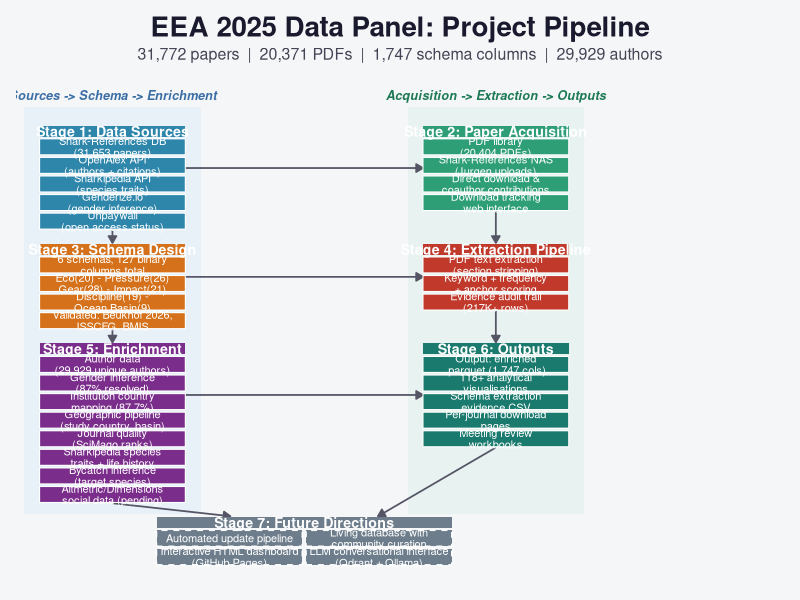
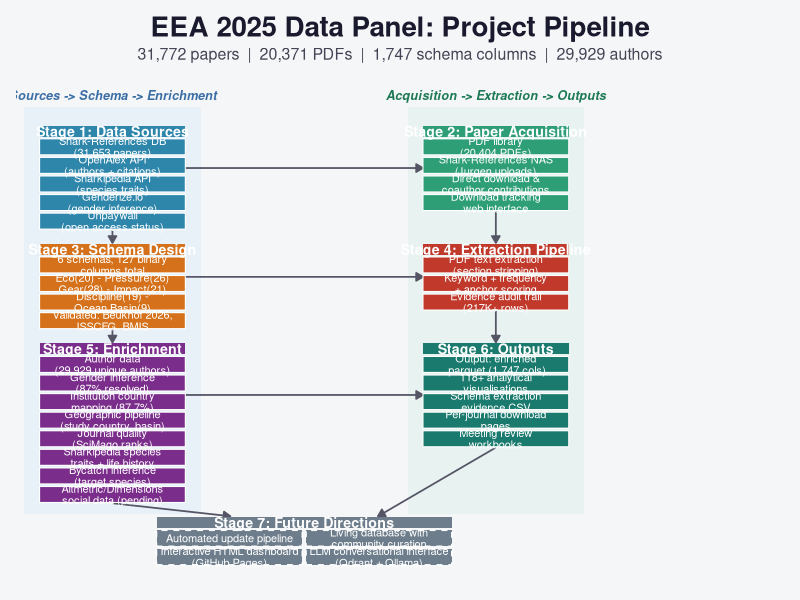

The R source for these figures, in order:
## viz_pipeline_diagram.R
## EEA 2025 Data Panel — Project Pipeline Diagram
## Pure ggplot2 implementation using geom_rect, geom_segment, geom_text
## Output: outputs/figures/pipeline_diagram.{png,pdf}

library(ggplot2)

## -- Colour palette -----------------------------------------------------------
COL_SOURCE  <- "#2E86AB"   # blue       Stage 1: Data Sources
COL_ACQUIRE <- "#2E9E77"   # green      Stage 2: Paper Acquisition
COL_SCHEMA  <- "#D4711A"   # orange     Stage 3: Schema Design
COL_EXTRACT <- "#C0392B"   # red        Stage 4: Extraction Pipeline
COL_ENRICH  <- "#7B2D8B"   # purple     Stage 5: Enrichment
COL_OUTPUT  <- "#1A7A6E"   # teal       Stage 6: Outputs
COL_FUTURE  <- "#6D7D8B"   # slate-grey Stage 7: Future

COL_BG      <- "#F5F6F8"

## -- Layout constants ---------------------------------------------------------
BOX_W     <- 3.8   # box width
BOX_H     <- 0.60  # box height (each item)
BOX_VGAP  <- 0.10  # vertical gap between item boxes
HDR_H     <- 0.42  # stage header block height
STAGE_GAP <- 0.08  # gap between header bottom and first item (shrunk per tweak 4)
COL_GAP   <- 0.55  # space above stage N header (grown per tweak 4)

X_L <- 0.6          # left column x start
X_R <- 10.6         # right column x start
TOP <- 21.2         # y of top of Stage 1 & 2 header tops

## -- Helper: build item boxes for one stage -----------------------------------
make_boxes <- function(stage_id, x_left, y_hdr_top, items, fill_col) {
  n <- length(items)
  item_tops <- y_hdr_top - HDR_H - STAGE_GAP -
    (seq_len(n) - 1) * (BOX_H + BOX_VGAP)
  data.frame(
    stage = stage_id,
    label = items,
    xmin  = x_left,
    xmax  = x_left + BOX_W,
    ymin  = item_tops - BOX_H,
    ymax  = item_tops,
    xctr  = x_left + BOX_W / 2,
    yctr  = item_tops - BOX_H / 2,
    fill  = fill_col,
    stringsAsFactors = FALSE
  )
}

## Stage total height (header + items)
stage_total_h <- function(n_items) {
  HDR_H + STAGE_GAP + n_items * BOX_H + (n_items - 1) * BOX_VGAP
}

## -- Stage y_hdr_top values ---------------------------------------------------
N1 <- 5; N2 <- 4; N3 <- 4; N4 <- 3; N5 <- 8; N6 <- 5

yt1 <- TOP
yt2 <- TOP
yt3 <- yt1 - stage_total_h(N1) - COL_GAP
yt4 <- yt3                                  # Stage 4 aligned with Stage 3
yt5 <- yt3 - stage_total_h(N3) - COL_GAP
yt6 <- yt5                                  # Stage 6 aligned with Stage 5
## Stage 7 starts below the lower of stages 5 and 6
yt7 <- min(yt5 - stage_total_h(N5), yt6 - stage_total_h(N6)) - COL_GAP

## -- Stage 1: Data Sources ----------------------------------------------------
s1 <- make_boxes(1, X_L, yt1,
  c("Shark-References DB\n(31,653 papers)",
    "OpenAlex API\n(authors + citations)",
    "Sharkipedia API\n(species traits)",
    "Genderize.io\n(gender inference)",
    "Unpaywall\n(open access status)"),
  COL_SOURCE)

## -- Stage 2: Paper Acquisition -----------------------------------------------
s2 <- make_boxes(2, X_R, yt2,
  c("PDF library\n(20,404 PDFs)",
    "Shark-References NAS\n(Jurgen uploads)",
    "Direct download &\ncoauthor contributions",
    "Download tracking\nweb interface"),
  COL_ACQUIRE)

## -- Stage 3: Schema Design ---------------------------------------------------
s3 <- make_boxes(3, X_L, yt3,
  c("6 schemas, 127 binary\ncolumns total",
    "Eco(20) - Pressure(26)\nGear(28) - Impact(21)",
    "Discipline(19) -\nOcean Basin(9)",
    "Validated: Beukhof 2026,\nISSCFG, BMIS"),
  COL_SCHEMA)

## -- Stage 4: Extraction Pipeline (3 items, tweak 3) --------------------------
s4 <- make_boxes(4, X_R, yt4,
  c("PDF text extraction\n(section stripping)",
    "Keyword + frequency\n+ anchor scoring",
    "Evidence audit trail\n(217K+ rows)"),
  COL_EXTRACT)

## -- Stage 5: Enrichment (6 items, tweak 1 adds Altmetric) --------------------
s5 <- make_boxes(5, X_L, yt5,
  c("Author data\n(29,929 unique authors)",
    "Gender inference\n(87% resolved)",
    "Institution country\nmapping (87.7%)",
    "Geographic pipeline\n(study country, basin)",
    "Journal quality\n(SciMago ranks)",
    "Sharkipedia species\ntraits + life history",
    "Bycatch inference\n(target species)",
    "Altmetric/Dimensions\nsocial data (pending)"),
  COL_ENRICH)

## -- Stage 6: Outputs (5 items, tweak 2+3: moved parquet here, 118+) ----------
s6 <- make_boxes(6, X_R, yt6,
  c("Output: enriched\n.parquet (1,747 cols)",
    "118+ analytical\nvisualisations",
    "Schema extraction\nevidence CSV",
    "Per-journal download\npages",
    "Meeting review\nworkbooks"),
  COL_OUTPUT)

## -- Stage 7: Future Directions (2x2 layout, tweaks 6+8) ---------------------
## Tweak 6: normal width, centred
## Tweak 8: 2x2 layout with equal horizontal and vertical spacing

s7_vgap  <- BOX_VGAP           # vertical gap between rows (same as elsewhere)
s7_hgap  <- BOX_VGAP           # horizontal gap = vertical gap (tweak 8)
s7_bw    <- BOX_W              # same box width as other stages
s7_total_w <- 2 * s7_bw + s7_hgap
s7_x_centre <- (X_L + X_R + BOX_W) / 2
s7_x_left  <- s7_x_centre - s7_total_w / 2
s7_x_right <- s7_x_left + s7_bw + s7_hgap

yt7_item_top <- yt7 - HDR_H - STAGE_GAP

s7_items <- c(
  "Automated update pipeline",
  "Living database with\ncommunity curation",
  "Interactive HTML dashboard\n(GitHub Pages)",
  "LLM conversational interface\n(Qdrant + Ollama)"
)

## Row 1: items 1 (left) and 2 (right)
## Row 2: items 3 (left) and 4 (right)
s7 <- data.frame(
  stage = 7L,
  label = s7_items,
  xmin  = c(s7_x_left, s7_x_right, s7_x_left, s7_x_right),
  xmax  = c(s7_x_left + s7_bw, s7_x_right + s7_bw,
            s7_x_left + s7_bw, s7_x_right + s7_bw),
  ymin  = c(yt7_item_top - BOX_H,
            yt7_item_top - BOX_H,
            yt7_item_top - 2 * BOX_H - s7_vgap,
            yt7_item_top - 2 * BOX_H - s7_vgap),
  ymax  = c(yt7_item_top,
            yt7_item_top,
            yt7_item_top - BOX_H - s7_vgap,
            yt7_item_top - BOX_H - s7_vgap),
  fill  = COL_FUTURE,
  stringsAsFactors = FALSE
)
s7$xctr <- (s7$xmin + s7$xmax) / 2
s7$yctr <- (s7$ymin + s7$ymax) / 2

## Combine all boxes
all_boxes <- rbind(s1, s2, s3, s4, s5, s6, s7)

## -- Stage headers ------------------------------------------------------------
hdr_solo <- data.frame(
  label = c("Stage 1: Data Sources",
            "Stage 2: Paper Acquisition",
            "Stage 3: Schema Design",
            "Stage 4: Extraction Pipeline",
            "Stage 5: Enrichment",
            "Stage 6: Outputs"),
  xmin  = c(X_L, X_R, X_L, X_R, X_L, X_R),
  xmax  = c(X_L, X_R, X_L, X_R, X_L, X_R) + BOX_W,
  ymin  = c(yt1, yt2, yt3, yt4, yt5, yt6) - HDR_H,
  ymax  = c(yt1, yt2, yt3, yt4, yt5, yt6),
  xctr  = c(X_L, X_R, X_L, X_R, X_L, X_R) + BOX_W / 2,
  yctr  = c(yt1, yt2, yt3, yt4, yt5, yt6) - HDR_H / 2,
  fill  = c(COL_SOURCE, COL_ACQUIRE, COL_SCHEMA,
            COL_EXTRACT, COL_ENRICH, COL_OUTPUT),
  stringsAsFactors = FALSE
)

## Stage 7 header: normal width, centred (tweak 6)
hdr_s7 <- data.frame(
  label = "Stage 7: Future Directions",
  xmin  = s7_x_left,
  xmax  = s7_x_right + s7_bw,
  ymin  = yt7 - HDR_H,
  ymax  = yt7,
  xctr  = s7_x_centre,
  yctr  = yt7 - HDR_H / 2,
  fill  = COL_FUTURE,
  stringsAsFactors = FALSE
)

## -- Arrows -------------------------------------------------------------------
## Tweak 4: vertical arrows go to the STAGE HEADER box, not to first item
## Tweak 5: S5 & S6 arrows go to the Stage 7 header box

x_l_mid <- X_L + BOX_W / 2
x_r_mid <- X_R + BOX_W / 2

## Vertical midpoints of each stage (header + items combined)
s1_vmid <- (yt1 + min(s1$ymin)) / 2
s2_vmid <- (yt2 + min(s2$ymin)) / 2
s3_vmid <- (yt3 + min(s3$ymin)) / 2
s4_vmid <- (yt4 + min(s4$ymin)) / 2
s5_vmid <- (yt5 + min(s5$ymin)) / 2
s6_vmid <- (yt6 + min(s6$ymin)) / 2

## Horizontal arrows at the vertical centre of the RIGHT stage (shorter one)
## so the arrow intersects the down-arrow at its midpoint
h_y_12 <- s2_vmid    # S1->S2: centre of S2
h_y_34 <- s4_vmid    # S3->S4: centre of S4
h_y_56 <- s6_vmid    # S5->S6: centre of S6

arrows_df <- data.frame(
  x    = c(
    ## Left-column vertical arrows (to stage header boxes)
    x_l_mid,                         # S1 bottom -> S3 header top
    x_l_mid,                         # S3 bottom -> S5 header top
    ## Right-column vertical arrows
    x_r_mid,                         # S2 bottom -> S4 header top
    x_r_mid,                         # S4 bottom -> S6 header top
    ## Horizontal cross arrows
    X_L + BOX_W,                     # S1 -> S2
    X_L + BOX_W,                     # S3 -> S4
    X_L + BOX_W,                     # S5 -> S6
    ## S5 & S6 -> S7 header
    x_l_mid,                         # S5 bottom -> S7 header top
    x_r_mid                          # S6 bottom -> S7 header top
  ),
  y    = c(
    min(s1$ymin) - 0.03,
    min(s3$ymin) - 0.03,
    min(s2$ymin) - 0.03,
    min(s4$ymin) - 0.03,
    h_y_12,
    h_y_34,
    h_y_56,
    min(s5$ymin) - 0.03,
    min(s6$ymin) - 0.03
  ),
  xend = c(
    x_l_mid,
    x_l_mid,
    x_r_mid,
    x_r_mid,
    X_R,
    X_R,
    X_R,
    s7_x_centre - s7_total_w / 4,
    s7_x_centre + s7_total_w / 4
  ),
  yend = c(
    yt3 + 0.03,                      # -> S3 header top
    yt5 + 0.03,                      # -> S5 header top
    yt4 + 0.03,                      # -> S4 header top
    yt6 + 0.03,                      # -> S6 header top
    h_y_12,                           # horizontal: same y
    h_y_34,
    h_y_56,
    yt7 + 0.03,                      # -> S7 header top
    yt7 + 0.03
  ),
  stringsAsFactors = FALSE
)

## -- Canvas limits ------------------------------------------------------------
y_lo <- min(s7$ymin) - 0.7
y_hi <- TOP + 1.6

## -- Build ggplot -------------------------------------------------------------
p <- ggplot() +
  theme_void() +
  theme(
    plot.background  = element_rect(fill = COL_BG, colour = NA),
    panel.background = element_rect(fill = COL_BG, colour = NA),
    plot.title    = element_text(
      size = 20, face = "bold", colour = "#1A1A2E",
      hjust = 0.5, margin = margin(b = 3)),
    plot.subtitle = element_text(
      size = 11.5, colour = "#444455",
      hjust = 0.5, margin = margin(b = 14)),
    plot.margin   = margin(12, 12, 12, 12)
  ) +
  labs(
    title    = "EEA 2025 Data Panel: Project Pipeline",
    subtitle = "31,772 papers  |  20,371 PDFs  |  1,747 schema columns  |  29,929 authors"
  ) +
  coord_cartesian(xlim = c(0, 20), ylim = c(y_lo, y_hi), expand = FALSE) +

  ## -- Subtle column lane shading ---------------------------------------------
  annotate("rect",
    xmin = X_L - 0.4, xmax = X_L + BOX_W + 0.4,
    ymin = yt7 + 0.1, ymax = y_hi - 0.9,
    fill = "#D6E8F5", colour = NA, alpha = 0.4) +
  annotate("rect",
    xmin = X_R - 0.4, xmax = X_R + BOX_W + 0.4,
    ymin = yt7 + 0.1, ymax = y_hi - 0.9,
    fill = "#D5EFE6", colour = NA, alpha = 0.4) +

  ## -- Column lane labels -----------------------------------------------------
  annotate("text",
    x = X_L + BOX_W / 2, y = y_hi - 0.45,
    label = "Sources -> Schema -> Enrichment",
    colour = "#3A6EA5", size = 3.2, fontface = "bold.italic", hjust = 0.5) +
  annotate("text",
    x = X_R + BOX_W / 2, y = y_hi - 0.45,
    label = "Acquisition -> Extraction -> Outputs",
    colour = "#1D7A55", size = 3.2, fontface = "bold.italic", hjust = 0.5) +

  ## -- Arrows (behind boxes) --------------------------------------------------
  geom_segment(
    data = arrows_df,
    aes(x = x, y = y, xend = xend, yend = yend),
    arrow     = arrow(length = unit(0.20, "cm"), type = "closed"),
    colour    = "#555566",
    linewidth = 0.6,
    lineend   = "butt"
  ) +

  ## -- Stage header boxes (stages 1-6) ----------------------------------------
  geom_rect(
    data = hdr_solo,
    aes(xmin = xmin, xmax = xmax, ymin = ymin, ymax = ymax, fill = fill),
    colour = NA, show.legend = FALSE
  ) +
  ## Stage 7 header
  geom_rect(
    data = hdr_s7,
    aes(xmin = xmin, xmax = xmax, ymin = ymin, ymax = ymax),
    fill = COL_FUTURE, colour = NA
  ) +

  ## -- Item boxes (stages 1-6, solid) -----------------------------------------
  geom_rect(
    data = all_boxes[all_boxes$stage != 7L, ],
    aes(xmin = xmin, xmax = xmax, ymin = ymin, ymax = ymax, fill = fill),
    colour = "white", linewidth = 0.35, show.legend = FALSE
  ) +

  ## -- Stage 7 item boxes (dashed) --------------------------------------------
  geom_rect(
    data = all_boxes[all_boxes$stage == 7L, ],
    aes(xmin = xmin, xmax = xmax, ymin = ymin, ymax = ymax),
    fill = COL_FUTURE, colour = "white",
    linewidth = 0.5, linetype = "dashed", show.legend = FALSE
  ) +

  ## -- Item box labels --------------------------------------------------------
  geom_text(
    data = all_boxes,
    aes(x = xctr, y = yctr, label = label),
    colour = "white", size = 2.8, lineheight = 0.88,
    hjust = 0.5, fontface = "plain"
  ) +

  ## -- Stage header labels (1-6) ----------------------------------------------
  geom_text(
    data = hdr_solo,
    aes(x = xctr, y = yctr, label = label),
    colour = "white", size = 3.6, fontface = "bold", hjust = 0.5
  ) +
  ## Stage 7 header label
  annotate("text",
    x = hdr_s7$xctr, y = hdr_s7$yctr,
    label = "Stage 7: Future Directions",
    colour = "white", size = 3.6, fontface = "bold", hjust = 0.5
  ) +

  scale_fill_identity()

## -- Save ---------------------------------------------------------------------
out_dir <- file.path(
  "/media/simon/data/Documents/Si Work/PostDoc Work/EEA/2025/Data Panel",
  "outputs", "figures"
)

ggsave(file.path(out_dir, "pipeline_diagram.png"), plot = p,
       width = 18, height = 14, dpi = 300, bg = "white")
ggsave(file.path(out_dir, "pipeline_diagram.pdf"), plot = p,
       width = 18, height = 14, bg = "white", device = "pdf")

cat("Saved pipeline_diagram.png and .pdf\n")
